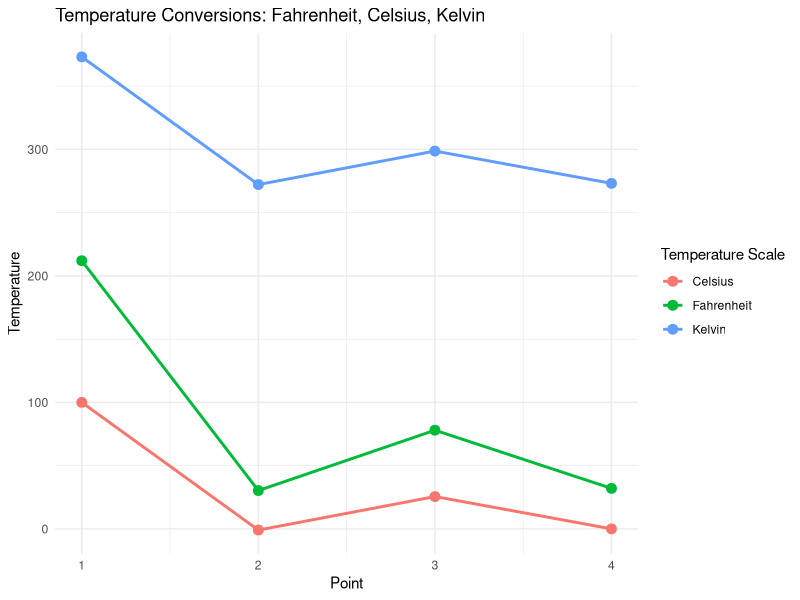
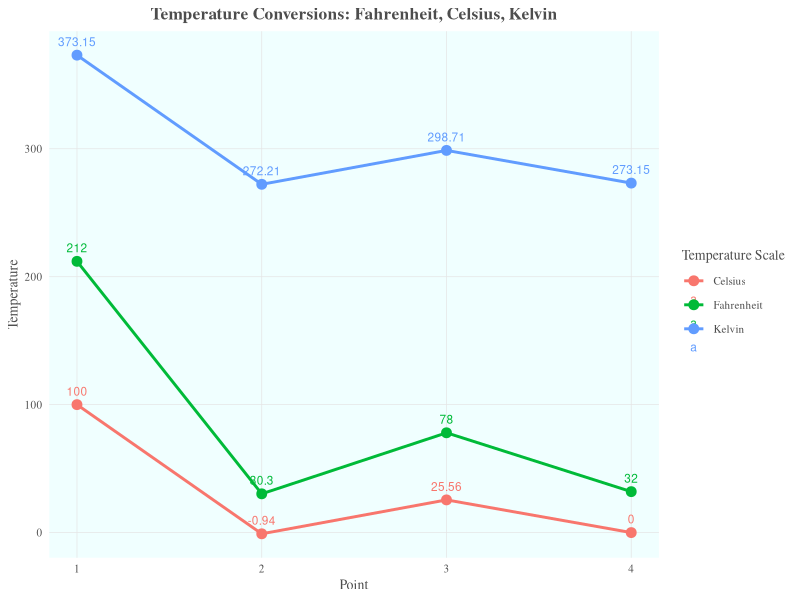
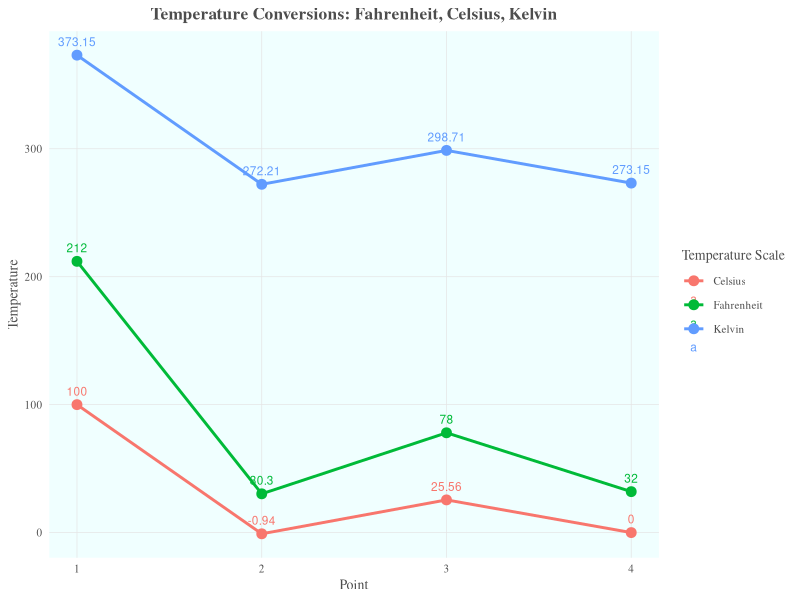

The R script that drew these images, in order:
## ---- chunk 1
library(dplyr)
library(tidyr)
library(ggplot2)
## ---- chunk 2
airtemps <- c(212, 30.3, 78, 32)
celsius1 <- (airtemps[1] - 32) * 5 / 9
celsius2 <- (airtemps[2] - 32) * 5 / 9
celsius3 <- (airtemps[3] - 32) * 5 / 9

## ---- chunk 3
conver_f_to_c <- function(fahr){
  celsius <- (fahr - 32) * 5 / 9
  return(celsius)
}

celsius1a <-conver_f_to_c(airtemps[1])

conver_f_to_c(airtemps)
## ---- chunk 4
# Define the function to convert Celsius to Fahrenheit
convert_c_to_f <- function(celsius) {
  fahrenheit <- (celsius * 9 / 5) + 32
  return(fahrenheit)
}

# Test the function with some Celsius values
celsius_temps <- c(0, 100, 20, -40)

# Convert the Celsius temperatures to Fahrenheit
fahrenheit_temps <- convert_c_to_f(celsius_temps)

# Output the result
fahrenheit_temps

## ---- chunk 5
# Define the function to convert Fahrenheit to Celsius
convert_f_to_c <- function(fahr) {
  celsius <- (fahr - 32) * 5 / 9
  return(celsius)
}

# Define the function to convert Celsius to Kelvin
convert_c_to_k <- function(celsius) {
  kelvin <- celsius + 273.15
  return(kelvin)
}

# Create a vector of Fahrenheit temperatures
airtemps_f <- c(212, 30.3, 78, 32)

# Step 1: Convert Fahrenheit to Celsius
airtemps_c <- convert_f_to_c(airtemps_f)

# Step 2: Convert Celsius to Kelvin
airtemps_k <- convert_c_to_k(airtemps_c)

# Output the result in Celsius and Kelvin
airtemps_c
airtemps_k

list(airtemps, airtemps_c, airtemps_f, airtemps_k)

## ---- chunk 6
# Define the function to convert Fahrenheit to Celsius
convert_f_to_c <- function(fahr) {
  celsius <- (fahr - 32) * 5 / 9
  return(celsius)
}

# Define the function to convert Celsius to Kelvin
convert_c_to_k <- function(celsius) {
  kelvin <- celsius + 273.15
  return(kelvin)
}

# Create a vector of Fahrenheit temperatures
airtemps_f <- c(212, 30.3, 78, 32)

# Step 1: Convert Fahrenheit to Celsius
airtemps_c <- convert_f_to_c(airtemps_f)

# Step 2: Convert Celsius to Kelvin
airtemps_k <- convert_c_to_k(airtemps_c)

# Step 3: Combine results into a list
temperature_conversions <- list(
  Fahrenheit = airtemps_f,
  Celsius = airtemps_c,
  Kelvin = airtemps_k
)

# Step 4: Convert the list into a data frame for saving
temperature_df <- as.data.frame(temperature_conversions)

# Step 5: Save the data frame as a CSV file
write.csv(temperature_df, file = "temperature_conversions.csv", row.names = FALSE)

# Output the temperature conversions list
temperature_df

## ---- chunk 7

## ---- chunk 8
library(ggplot2)
library(tidyr)

# Create a data frame with the temperature data
temperature_data <- data.frame(
  Point = c(1, 2, 3, 4),
  Fahrenheit = c(212.0, 30.3, 78.0, 32.0),
  Celsius = c(100.0000000, -0.9444444, 25.5555556, 0.0000000),
  Kelvin = c(373.1500, 272.2056, 298.7056, 273.1500)
)

# Reshape the data for plotting with ggplot2
temperature_data_long <- pivot_longer(temperature_data, 
                                      cols = c(Fahrenheit, Celsius, Kelvin), 
                                      names_to = "Scale", 
                                      values_to = "Temperature")

# Plot the data with points and lines
ggplot(temperature_data_long, aes(x = Point, y = Temperature, color = Scale)) +
  geom_point(size = 3) + # Add points
  geom_line(size = 1) +  # Add lines
  labs(title = "Temperature Conversions: Fahrenheit, Celsius, Kelvin",
       x = "Point",
       y = "Temperature",
       color = "Temperature Scale") +
  theme_minimal()


## ---- chunk 9
library(ggplot2)
library(tidyr)

# Define the custom theme function
custom_theme <- function(base_size = 9) {
  ggplot2::theme(
    text             = element_text(family = 'serif', 
                                    color = 'gray30', 
                                    size = base_size),
    plot.title       = element_text(size = rel(1.25), 
                                    hjust = 0.5, 
                                    face = 'bold'),
    panel.background = element_rect(fill = 'azure'),
    panel.border     = element_blank(),
    panel.grid.minor = element_blank(),
    panel.grid.major = element_line(colour = 'grey90', 
                                    linewidth = 0.25),
    legend.position  = 'right',
    legend.key       = element_rect(colour = NA, 
                                    fill = NA),
    axis.ticks       = element_blank(),
    axis.line        = element_blank()
  )
}

# Create a data frame with the temperature data
temperature_data <- data.frame(
  Point = c(1, 2, 3, 4),
  Fahrenheit = c(212.0, 30.3, 78.0, 32.0),
  Celsius = c(100.0000000, -0.9444444, 25.5555556, 0.0000000),
  Kelvin = c(373.1500, 272.2056, 298.7056, 273.1500)
)

# Reshape the data for plotting with ggplot2
temperature_data_long <- tidyr::pivot_longer(temperature_data, 
                                             cols = c(Fahrenheit, Celsius, Kelvin), 
                                             names_to = "Scale", 
                                             values_to = "Temperature")

# Plot the data with points, lines, and labels
ggplot(temperature_data_long, aes(x = Point, y = Temperature, color = Scale)) +
  geom_point(size = 3) +   # Add points
  geom_line(size = 1) +    # Add lines
  geom_text(aes(label = round(Temperature, 2)), vjust = -1, size = 3) +  # Add labels above points
  labs(title = "Temperature Conversions: Fahrenheit, Celsius, Kelvin",
       x = "Point",
       y = "Temperature",
       color = "Temperature Scale") +
  custom_theme(10)         # Apply the custom theme

## ---- chunk 10
# Temp conversion example
airtemps <- c(212, 30.3, 78, 32)
celsius1 <- (airtemps[1] - 32) * 5 / 9
celsius2 <- (airtemps[2] - 32) * 5 / 9
celsius3 <- (airtemps[3] - 32) * 5 / 9

## ---- chunk 11
# Fahrenheit to Celsius
convert_f_to_c <- function(fahr){
  celsius <- (fahr - 32) * 5 / 9
  return(celsius)
}

# Celsius to Fahrenheit
convert_c_to_f <- function(celsius) {
  fahrenheit <- (celsius * 9 / 5) + 32
  return(fahrenheit)
}

# Testing conversion functions
airtemps <- c(212, 30.3, 78, 32)
convert_f_to_c(airtemps)
convert_c_to_f(c(100, 0, -40))

## ---- chunk 12
# Convert Fahrenheit to Celsius, then to Kelvin, and save as CSV
convert_f_to_c <- function(fahr) {
  celsius <- (fahr - 32) * 5 / 9
  return(celsius)
}

convert_c_to_k <- function(celsius) {
  kelvin <- celsius + 273.15
  return(kelvin)
}

airtemps_f <- c(212, 30.3, 78, 32)
airtemps_c <- convert_f_to_c(airtemps_f)
airtemps_k <- convert_c_to_k(airtemps_c)

# Save the result as a CSV
temperature_conversions <- data.frame(Fahrenheit = airtemps_f, Celsius = airtemps_c, Kelvin = airtemps_k)
write.csv(temperature_conversions, file = "temperature_conversions.csv", row.names = FALSE)

## ---- chunk 13
# Create a directory called "Plots" if it doesn't exist
if (!dir.exists("Plots")) {
  dir.create("Plots")
}

# Create a plot with custom theme and labels
temperature_data <- data.frame(
  Point = c(1, 2, 3, 4),
  Fahrenheit = c(212.0, 30.3, 78.0, 32.0),
  Celsius = c(100.0000000, -0.9444444, 25.5555556, 0.0000000),
  Kelvin = c(373.1500, 272.2056, 298.7056, 273.1500)
)

temperature_data_long <- tidyr::pivot_longer(temperature_data, 
                                             cols = c(Fahrenheit, Celsius, Kelvin), 
                                             names_to = "Scale", 
                                             values_to = "Temperature")

# Create the plot
temp_plot <- ggplot(temperature_data_long, aes(x = Point, y = Temperature, color = Scale)) +
  geom_point(size = 3) + 
  geom_line(size = 1) +  
  geom_text(aes(label = round(Temperature, 2)), vjust = -1, size = 3) + 
  labs(title = "Temperature Conversions: Fahrenheit, Celsius, Kelvin",
       x = "Point",
       y = "Temperature",
       color = "Temperature Scale") +
  custom_theme(10)

# Save the plot in the "Plots" folder
ggsave(filename = "Plots/temperature_plot.png", plot = temp_plot, width = 8, height = 6)

